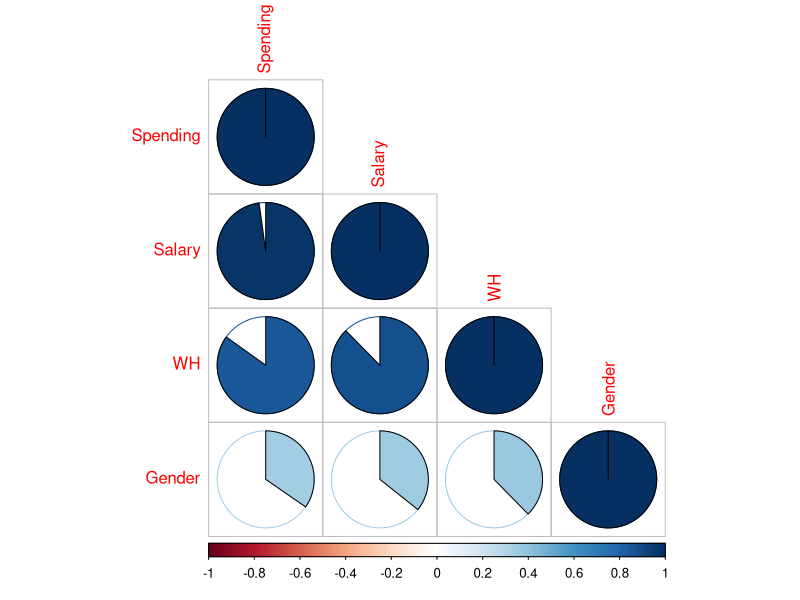
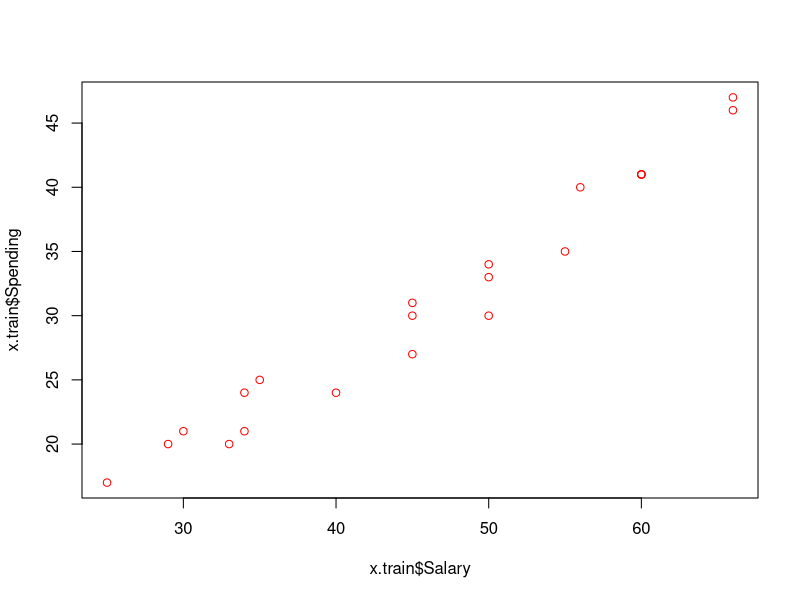

These charts were generated, in order, by the following R code:

#Supervised Learning methods
#1.Regression and Prediction############################

x=read.csv("employee.csv")
View(x)
names(x)

dim(x)


##Probem: we want to predict Employee's Spending using a vector of 
#relevant predictors X, such as Salary, Gender, Working Hrs, etc.


#Step 1: check their correlation 
x.sub=data.frame(x$Spending, x$Salary, x$WrH, x$GenCode)
head(x.sub)
names(x.sub)=c("Spending", "Salary", "WH", "Gender")
View(x.sub)

x.cor=cor(x.sub)   #correlation matrix
x.cor

library(corrplot)

corrplot(x.cor, method = "pie", 
         type="lower")


##Step 2: split the dataset into training and test 

nrow(x)
0.7*30

s=sample(nrow(x), 21)
s
x.train=x[s,]   #Training dataset    x[ , ]
View(x.train)

x.test=x[-s,]    #test dataset   
View(x.test)


#Step 3: Construct the prediction models using x.train 

#Step 3.1. Model 0
#Regression and Prediction  Y: Spending    X: Salary
names(x.train)
#Predict Spending using Salary
cor(x.train$Spending, x.train$Salary)
plot(x.train$Salary, x.train$Spending, 
     col='red')

#Model0
#Y=Spending
#X=Salary

lm0=lm(Spending~Salary, data = x.train)

#Generat the predicted values for Spending using the model
y.pred=lm0$fitted.values   #we made predictions 
y.pred


all.y=data.frame(x.train$Spending, y.pred)
View(all.y)


#use the model to predict Spending using Salary in the test dataset
#We expose our lm0 to NEW DATA and see how it does?

lm0.test=predict(lm0, x.test)
lm0.test  #these are the predicted spendings of the 9 objects in the test dataset using lm0, the model we have constructed earlier using trainin dataset


y.test=data.frame(x.test$Spending, lm0.test,x.test$Spending-lm0.test)
View(y.test)

#sum(y.test$x.test.Spending...lm0.test)
###########################
##Sum of Squared Error

SSE0=sum((x.test$Spending- lm0.test)^2)
SSE0   #23.16

#Step 4: WrHr
#Add another variable

lm1=lm(Spending~WrH, data = x.train)   #Construct the model Model1

lm1.test=predict(lm1, x.test)
lm1.test
SSE1=sum((x.test$Spending- lm1.test)^2)
SSE1  #168.3

#Add another variable

lm2=lm(Spending~GenCode, data = x.train)   #Construct the model Model2 using Gender

lm2.test=predict(lm2, x.test)
lm2.test
SSE2=sum((x.test$Spending- lm2.test)^2)
SSE2  #637

##Model 3
#Add another predictor: Gender

lm3=lm(Spending~Salary+WrH+GenCode, data = x.train)
lm3.test=predict(lm3, x.test)
lm3.test
SSE3=sum((x.test$Spending- lm3.test)^2)
SSE3  #23.34

#Step 5: Make a decision which model to go for?
#choose the best Model Based on SSE
#Hence Model0

#Model0:lm0 we use Salary to predict spending

#Next, make predictions using model 0
##Make prediction with the model
View(x)
# New employees are introduced 
#Spending of these three new employees are NOT observed
new.emp=data.frame(Salary = c(34, 50, 30))
names(new.emp)="Salary"
new.emp
pspending.new.empl=predict(lm0,new.emp)
pspending.new.empl

##the new epm spends about 21600

#Y the amount of purchase one makes when they visit an online shop
#X the time the spend on the website, Location, how many time per week they visit

